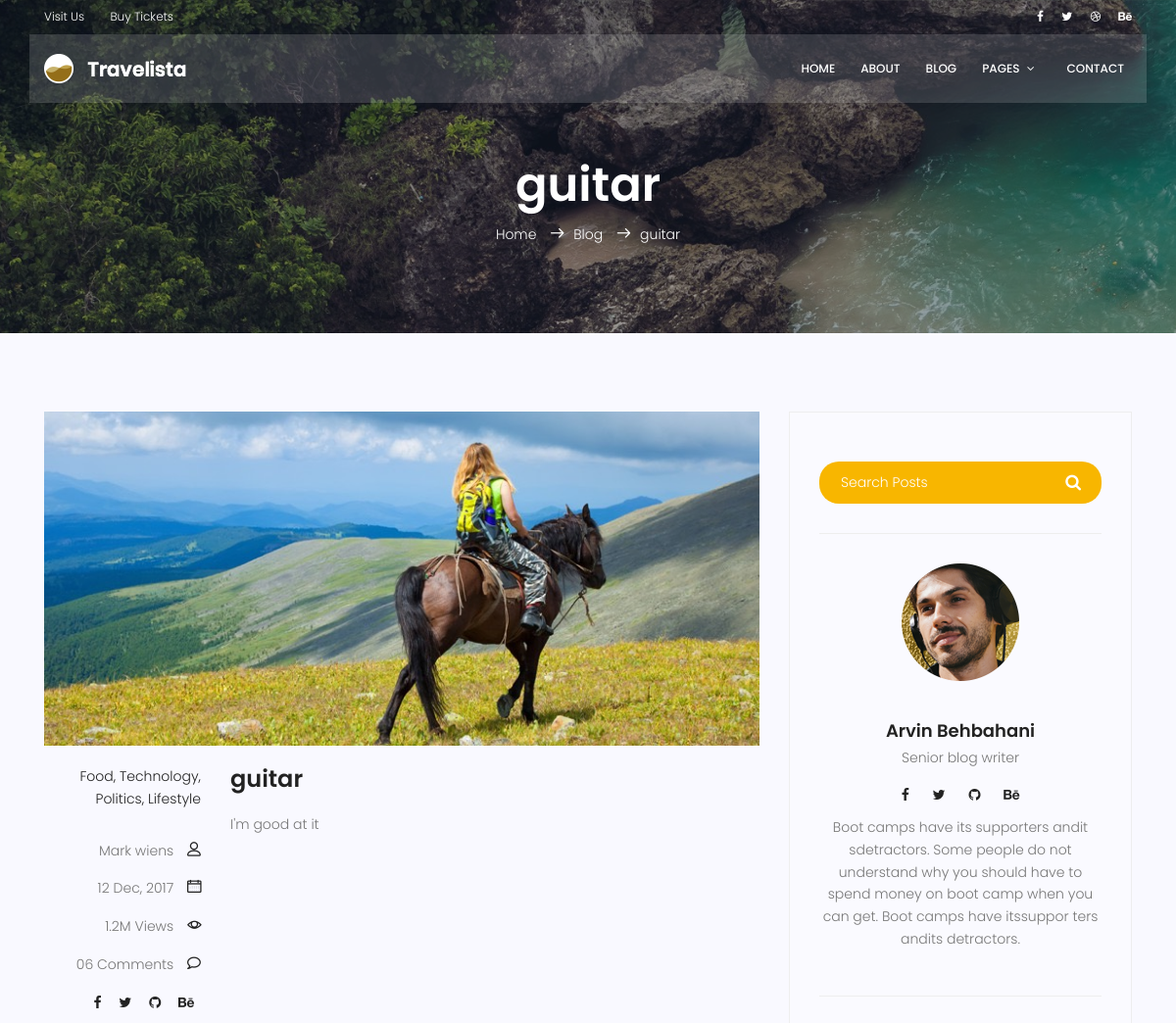
The app's page /blog/post-dodge-12 (upper part), older data.
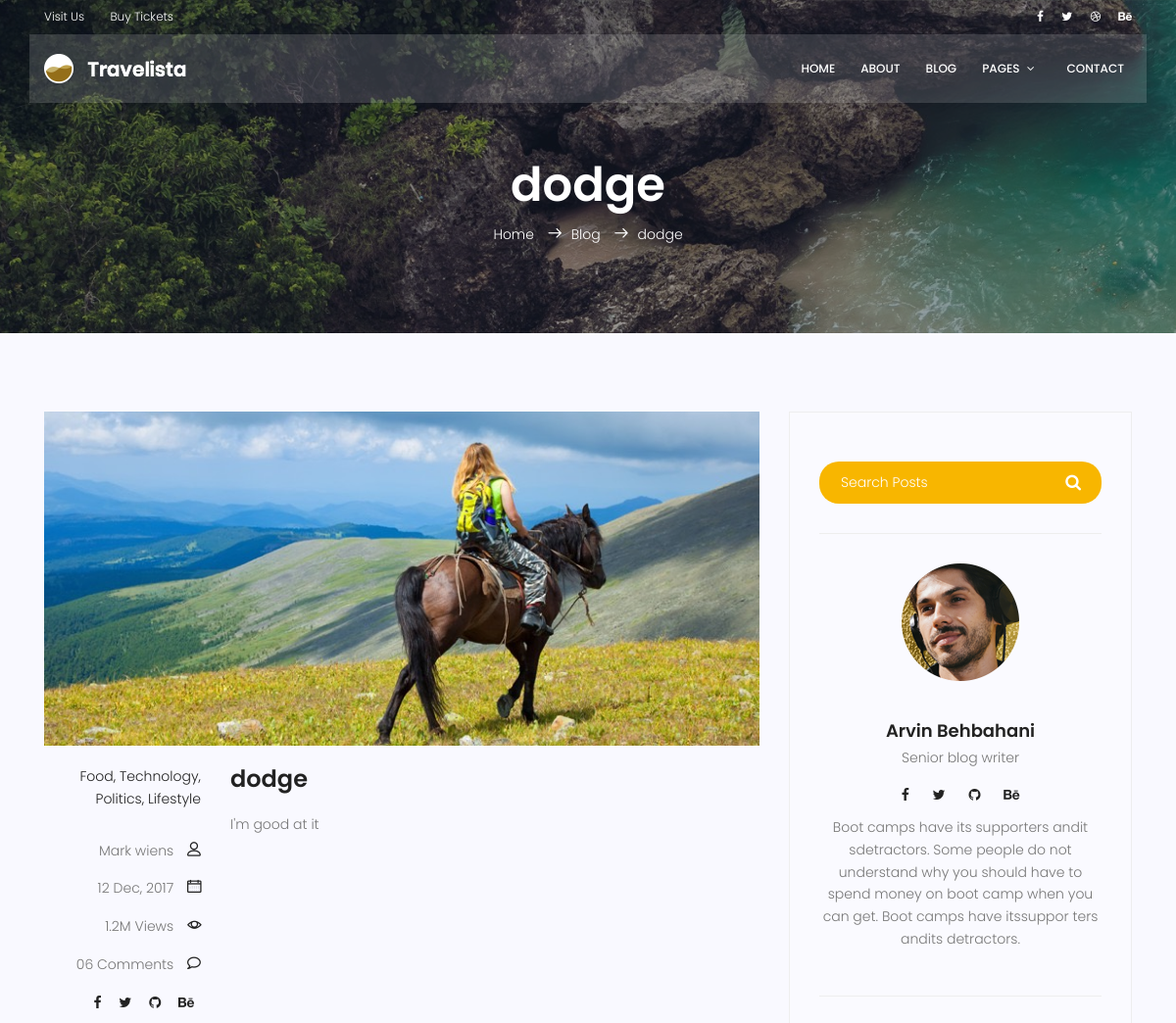
The same page, newer data.
### blog/models.py (models this page shows, shortened)
class Post(models.Model):
    image = models.ImageField(upload_to="blog/", default="blog/default.jpg")
    author = models.ForeignKey(User, on_delete=models.SET_NULL, null=True)
    category = models.ManyToManyField(Category)
    title = models.CharField(max_length=255)
    content = models.TextField()
    status = models.BooleanField(default=False)
    counted_views = models.IntegerField(default=0)
    published_date = models.DateTimeField(null=True)
    created_time = models.DateTimeField(auto_now_add=True)
    updated_time = models.DateTimeField(auto_now=True)
    slug = models.SlugField(null=True)
    class Meta:
        ordering = ["-created_time"]

### blog/views.py (the view)
# urls.py: path("post-<slug:slug>-<int:post_id>", single_view, name="single"),
def single_view(request, slug, post_id):
    post = get_object_or_404(Post, pk=post_id, status=1)
    prev_p, next_p = get_prev_next(post_id)
    Post.objects.filter(id=post_id, slug=slug).update(
        counted_views=F("counted_views") + 1)
    paragraph = post.content.split("\n")
    context = {"post": post, "paragraph": paragraph,
               "next": next_p, "prev": prev_p}
    return render(request, "travelista/blog/blog-single.html", context)

### blog/views.py (called while the page is built)
def get_prev_next(post_id: int):
    prev_post = None
    next_post = None
    max_id = Post.objects.aggregate(Max("id"))["id__max"]
    for prev in range(post_id-1, 0, -1):
        if Post.objects.filter(id=prev, status=1).exists():
            prev_post = get_object_or_404(Post, pk=prev, status=1)
            break
    for the_next in range(post_id+1, max_id+1):
        if Post.objects.filter(id=the_next, status=1).exists():
            next_post = get_object_or_404(Post, pk=the_next, status=1)
            break
    return prev_post, next_post

### templates/travelista/blog/blog-single.html (shortened to what this page needs)
{% extends "base.html" %}
{% load static %}
{% block container %}
<section class="relative about-banner">
	<div class="overlay overlay-bg"></div>
	<div class="container">
		<div class="row d-flex align-items-center justify-content-center">
			<div class="about-content col-lg-12">
				<h1 class="text-white">
					{{post.title}}
				</h1>
				<p class="text-white link-nav"><a href="{% url 'home:index' %}">Home </a> <span
						class="lnr lnr-arrow-right"></span><a href="{%  url 'blog:home' %}">Blog <span
							class="lnr lnr-arrow-right"></span>{{post.title}}</p>
			</div>
		</div>
	</div>
</section>
<section class="post-content-area single-post-area">
	<div class="container">
		<div class="row">
			<div class="col-lg-8 posts-list">
				<div class="single-post row">
					<div class="col-lg-12">
						<div class="feature-img">
							<img class="img-fluid" src="{% static 'img/blog/feature-img1.jpg' %}" alt="">
						</div>
					</div>
					<div class="col-lg-3  col-md-3 meta-details">
						<ul class="tags">
							<li><a href="#">Food,</a></li>
							<li><a href="#">Technology,</a></li>
							<li><a href="#">Politics,</a></li>
							<li><a href="#">Lifestyle</a></li>
						</ul>
						<div class="user-details row">
							<p class="user-name col-lg-12 col-md-12 col-6"><a href="#">Mark wiens</a> <span
									class="lnr lnr-user"></span></p>
							<p class="date col-lg-12 col-md-12 col-6"><a href="#">12 Dec, 2017</a> <span
									class="lnr lnr-calendar-full"></span></p>
							<p class="view col-lg-12 col-md-12 col-6"><a href="#">1.2M Views</a> <span
									class="lnr lnr-eye"></span></p>
							<p class="comments col-lg-12 col-md-12 col-6"><a href="#">06 Comments</a> <span
									class="lnr lnr-bubble"></span></p>
							<ul class="social-links col-lg-12 col-md-12 col-6">
								<li><a href="#"><i class="fa fa-facebook"></i></a></li>
								<li><a href="#"><i class="fa fa-twitter"></i></a></li>
								<li><a href="#"><i class="fa fa-github"></i></a></li>
								<li><a href="#"><i class="fa fa-behance"></i></a></li>
							</ul>
						</div>
					</div>
					<div class="col-lg-9 col-md-9">
						<h3 class="mt-20 mb-20">{{post.title}}</h3>
						{% for par in paragraph %}
						<p>{{par}}</p>
						{% endfor %}
					</div>
				</div>
				</div>
				<div class="col-lg-4 sidebar-widgets">
					<div class="widget-wrap">
						<div class="single-sidebar-widget search-widget">
							<form class="search-form" action="#">
								<input placeholder="Search Posts" name="search" type="text"
									onfocus="this.placeholder = ''" onblur="this.placeholder = 'Search Posts'">
								<button type="submit"><i class="fa fa-search"></i></button>
							</form>
						</div>
						{% include 'travelista/blog/writer_info.html' %}
					</div>
				</div>
			</div>
		</div>
</section>
{% endblock %}

Row changes from the older to the newer data that the page shows:
changed Post "I'm good at it": title "guitar" → "dodge"
